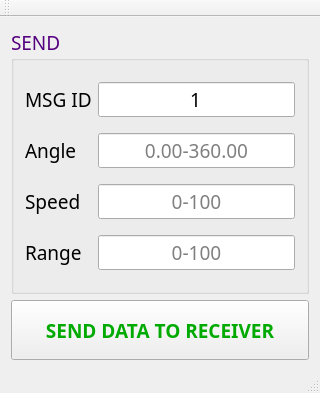
<?xml version="1.0" encoding="UTF-8"?>
<ui version="4.0">
 <class>MainWindow</class>
 <widget class="QMainWindow" name="MainWindow">
  <property name="geometry">
   <rect>
    <x>0</x>
    <y>0</y>
    <width>320</width>
    <height>393</height>
   </rect>
  </property>
  <property name="windowTitle">
   <string>MainWindow</string>
  </property>
  <widget class="QWidget" name="centralWidget">
   <layout class="QGridLayout" name="gridLayout_2">
    <item row="0" column="0">
     <layout class="QGridLayout" name="gridLayout_5">
      <item row="0" column="0">
       <widget class="QGroupBox" name="groupBox">
        <property name="palette">
         <palette>
          <active>
           <colorrole role="WindowText">
            <brush brushstyle="SolidPattern">
             <color alpha="255">
              <red>85</red>
              <green>0</green>
              <blue>127</blue>
             </color>
            </brush>
           </colorrole>
          </active>
          <inactive>
           <colorrole role="WindowText">
            <brush brushstyle="SolidPattern">
             <color alpha="255">
              <red>85</red>
              <green>0</green>
              <blue>127</blue>
             </color>
            </brush>
           </colorrole>
          </inactive>
          <disabled>
           <colorrole role="WindowText">
            <brush brushstyle="SolidPattern">
             <color alpha="255">
              <red>120</red>
              <green>120</green>
              <blue>120</blue>
             </color>
            </brush>
           </colorrole>
          </disabled>
         </palette>
        </property>
        <property name="font">
         <font>
          <family>Century Gothic</family>
          <pointsize>14</pointsize>
         </font>
        </property>
        <property name="title">
         <string>SEND</string>
        </property>
        <layout class="QGridLayout" name="gridLayout">
         <item row="1" column="0">
          <widget class="QLabel" name="label">
           <property name="palette">
            <palette>
             <active>
              <colorrole role="WindowText">
               <brush brushstyle="SolidPattern">
                <color alpha="255">
                 <red>0</red>
                 <green>0</green>
                 <blue>0</blue>
                </color>
               </brush>
              </colorrole>
             </active>
             <inactive>
              <colorrole role="WindowText">
               <brush brushstyle="SolidPattern">
                <color alpha="255">
                 <red>0</red>
                 <green>0</green>
                 <blue>0</blue>
                </color>
               </brush>
              </colorrole>
             </inactive>
             <disabled>
              <colorrole role="WindowText">
               <brush brushstyle="SolidPattern">
                <color alpha="255">
                 <red>120</red>
                 <green>120</green>
                 <blue>120</blue>
                </color>
               </brush>
              </colorrole>
             </disabled>
            </palette>
           </property>
           <property name="text">
            <string>Angle</string>
           </property>
          </widget>
         </item>
         <item row="1" column="1">
          <widget class="QLineEdit" name="lineEdit_angle">
           <property name="alignment">
            <set>Qt::AlignCenter</set>
           </property>
           <property name="placeholderText">
            <string>0.00-360.00</string>
           </property>
           <property name="clearButtonEnabled">
            <bool>true</bool>
           </property>
          </widget>
         </item>
         <item row="2" column="0">
          <widget class="QLabel" name="label_2">
           <property name="palette">
            <palette>
             <active>
              <colorrole role="WindowText">
               <brush brushstyle="SolidPattern">
                <color alpha="255">
                 <red>0</red>
                 <green>0</green>
                 <blue>0</blue>
                </color>
               </brush>
              </colorrole>
             </active>
             <inactive>
              <colorrole role="WindowText">
               <brush brushstyle="SolidPattern">
                <color alpha="255">
                 <red>0</red>
                 <green>0</green>
                 <blue>0</blue>
                </color>
               </brush>
              </colorrole>
             </inactive>
             <disabled>
              <colorrole role="WindowText">
               <brush brushstyle="SolidPattern">
                <color alpha="255">
                 <red>120</red>
                 <green>120</green>
                 <blue>120</blue>
                </color>
               </brush>
              </colorrole>
             </disabled>
            </palette>
           </property>
           <property name="text">
            <string>Speed</string>
           </property>
          </widget>
         </item>
         <item row="2" column="1">
          <widget class="QLineEdit" name="lineEdit_Speed">
           <property name="alignment">
            <set>Qt::AlignCenter</set>
           </property>
           <property name="placeholderText">
            <string>0-100</string>
           </property>
           <property name="clearButtonEnabled">
            <bool>true</bool>
           </property>
          </widget>
         </item>
         <item row="3" column="0">
          <widget class="QLabel" name="label_3">
           <property name="palette">
            <palette>
             <active>
              <colorrole role="WindowText">
               <brush brushstyle="SolidPattern">
                <color alpha="255">
                 <red>0</red>
                 <green>0</green>
                 <blue>0</blue>
                </color>
               </brush>
              </colorrole>
             </active>
             <inactive>
              <colorrole role="WindowText">
               <brush brushstyle="SolidPattern">
                <color alpha="255">
                 <red>0</red>
                 <green>0</green>
                 <blue>0</blue>
                </color>
               </brush>
              </colorrole>
             </inactive>
             <disabled>
              <colorrole role="WindowText">
               <brush brushstyle="SolidPattern">
                <color alpha="255">
                 <red>120</red>
                 <green>120</green>
                 <blue>120</blue>
                </color>
               </brush>
              </colorrole>
             </disabled>
            </palette>
           </property>
           <property name="text">
            <string>Range</string>
           </property>
          </widget>
         </item>
         <item row="3" column="1">
          <widget class="QLineEdit" name="lineEdit_Range">
           <property name="alignment">
            <set>Qt::AlignCenter</set>
           </property>
           <property name="placeholderText">
            <string>0-100</string>
           </property>
           <property name="clearButtonEnabled">
            <bool>true</bool>
           </property>
          </widget>
         </item>
         <item row="0" column="0">
          <widget class="QLabel" name="label_10">
           <property name="palette">
            <palette>
             <active>
              <colorrole role="WindowText">
               <brush brushstyle="SolidPattern">
                <color alpha="255">
                 <red>0</red>
                 <green>0</green>
                 <blue>0</blue>
                </color>
               </brush>
              </colorrole>
             </active>
             <inactive>
              <colorrole role="WindowText">
               <brush brushstyle="SolidPattern">
                <color alpha="255">
                 <red>0</red>
                 <green>0</green>
                 <blue>0</blue>
                </color>
               </brush>
              </colorrole>
             </inactive>
             <disabled>
              <colorrole role="WindowText">
               <brush brushstyle="SolidPattern">
                <color alpha="255">
                 <red>120</red>
                 <green>120</green>
                 <blue>120</blue>
                </color>
               </brush>
              </colorrole>
             </disabled>
            </palette>
           </property>
           <property name="text">
            <string>MSG ID</string>
           </property>
          </widget>
         </item>
         <item row="0" column="1">
          <widget class="QLineEdit" name="lineEdit_msgID">
           <property name="text">
            <string>1</string>
           </property>
           <property name="alignment">
            <set>Qt::AlignCenter</set>
           </property>
          </widget>
         </item>
        </layout>
       </widget>
      </item>
      <item row="1" column="0">
       <widget class="QPushButton" name="PB_Send">
        <property name="sizePolicy">
         <sizepolicy hsizetype="Minimum" vsizetype="Fixed">
          <horstretch>0</horstretch>
          <verstretch>0</verstretch>
         </sizepolicy>
        </property>
        <property name="minimumSize">
         <size>
          <width>0</width>
          <height>60</height>
         </size>
        </property>
        <property name="palette">
         <palette>
          <active>
           <colorrole role="ButtonText">
            <brush brushstyle="SolidPattern">
             <color alpha="255">
              <red>0</red>
              <green>170</green>
              <blue>0</blue>
             </color>
            </brush>
           </colorrole>
          </active>
          <inactive>
           <colorrole role="ButtonText">
            <brush brushstyle="SolidPattern">
             <color alpha="255">
              <red>0</red>
              <green>170</green>
              <blue>0</blue>
             </color>
            </brush>
           </colorrole>
          </inactive>
          <disabled>
           <colorrole role="ButtonText">
            <brush brushstyle="SolidPattern">
             <color alpha="255">
              <red>120</red>
              <green>120</green>
              <blue>120</blue>
             </color>
            </brush>
           </colorrole>
          </disabled>
         </palette>
        </property>
        <property name="font">
         <font>
          <family>Copperplate Gothic Bold</family>
          <pointsize>14</pointsize>
          <weight>75</weight>
          <bold>true</bold>
         </font>
        </property>
        <property name="text">
         <string>SEND DATA TO RECEIVER</string>
        </property>
       </widget>
      </item>
     </layout>
    </item>
   </layout>
  </widget>
  <widget class="QMenuBar" name="menuBar">
   <property name="geometry">
    <rect>
     <x>0</x>
     <y>0</y>
     <width>320</width>
     <height>21</height>
    </rect>
   </property>
  </widget>
  <widget class="QToolBar" name="mainToolBar">
   <attribute name="toolBarArea">
    <enum>TopToolBarArea</enum>
   </attribute>
   <attribute name="toolBarBreak">
    <bool>false</bool>
   </attribute>
  </widget>
  <widget class="QStatusBar" name="statusBar"/>
 </widget>
 <layoutdefault spacing="6" margin="11"/>
 <resources/>
 <connections/>
</ui>
